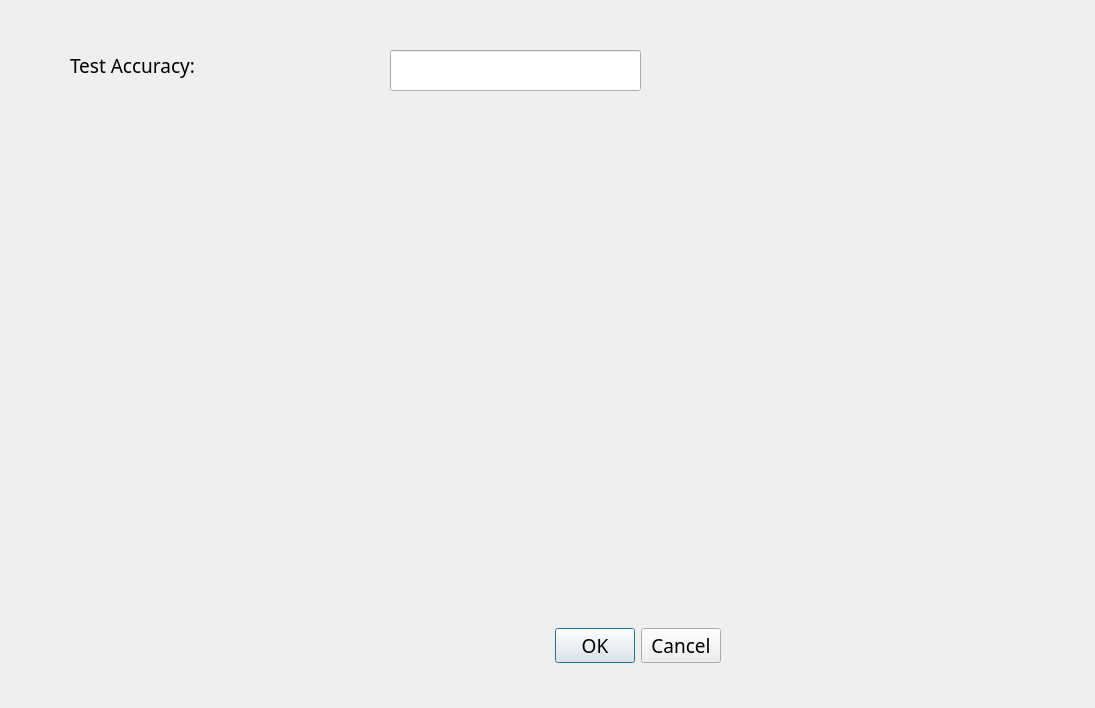
<?xml version="1.0" encoding="UTF-8"?>
<ui version="4.0">
 <class>GeorecDialogBase</class>
 <widget class="QDialog" name="GeorecDialogBase">
  <property name="geometry">
   <rect>
    <x>0</x>
    <y>0</y>
    <width>1095</width>
    <height>708</height>
   </rect>
  </property>
  <property name="windowTitle">
   <string>Train Results</string>
  </property>
  <widget class="QDialogButtonBox" name="button_box">
   <property name="geometry">
    <rect>
     <x>300</x>
     <y>620</y>
     <width>421</width>
     <height>51</height>
    </rect>
   </property>
   <property name="font">
    <font>
     <family>Source Code Variable</family>
     <pointsize>14</pointsize>
    </font>
   </property>
   <property name="orientation">
    <enum>Qt::Horizontal</enum>
   </property>
   <property name="standardButtons">
    <set>QDialogButtonBox::Cancel|QDialogButtonBox::Ok</set>
   </property>
  </widget>
  <widget class="QLabel" name="label">
   <property name="geometry">
    <rect>
     <x>70</x>
     <y>40</y>
     <width>731</width>
     <height>51</height>
    </rect>
   </property>
   <property name="font">
    <font>
     <family>Source Code Variable</family>
     <pointsize>14</pointsize>
    </font>
   </property>
   <property name="text">
    <string>Test Accuracy:</string>
   </property>
  </widget>
  <widget class="QLineEdit" name="editAcc">
   <property name="enabled">
    <bool>true</bool>
   </property>
   <property name="geometry">
    <rect>
     <x>390</x>
     <y>50</y>
     <width>251</width>
     <height>41</height>
    </rect>
   </property>
   <property name="font">
    <font>
     <family>Source Code Variable</family>
     <pointsize>14</pointsize>
    </font>
   </property>
  </widget>
  <widget class="QWidget" name="verticalLayoutWidget">
   <property name="geometry">
    <rect>
     <x>60</x>
     <y>120</y>
     <width>971</width>
     <height>471</height>
    </rect>
   </property>
   <layout class="QVBoxLayout" name="layout"/>
  </widget>
 </widget>
 <resources/>
 <connections>
  <connection>
   <sender>button_box</sender>
   <signal>accepted()</signal>
   <receiver>GeorecDialogBase</receiver>
   <slot>accept()</slot>
   <hints>
    <hint type="sourcelabel">
     <x>20</x>
     <y>20</y>
    </hint>
    <hint type="destinationlabel">
     <x>20</x>
     <y>20</y>
    </hint>
   </hints>
  </connection>
  <connection>
   <sender>button_box</sender>
   <signal>rejected()</signal>
   <receiver>GeorecDialogBase</receiver>
   <slot>reject()</slot>
   <hints>
    <hint type="sourcelabel">
     <x>20</x>
     <y>20</y>
    </hint>
    <hint type="destinationlabel">
     <x>20</x>
     <y>20</y>
    </hint>
   </hints>
  </connection>
 </connections>
</ui>
